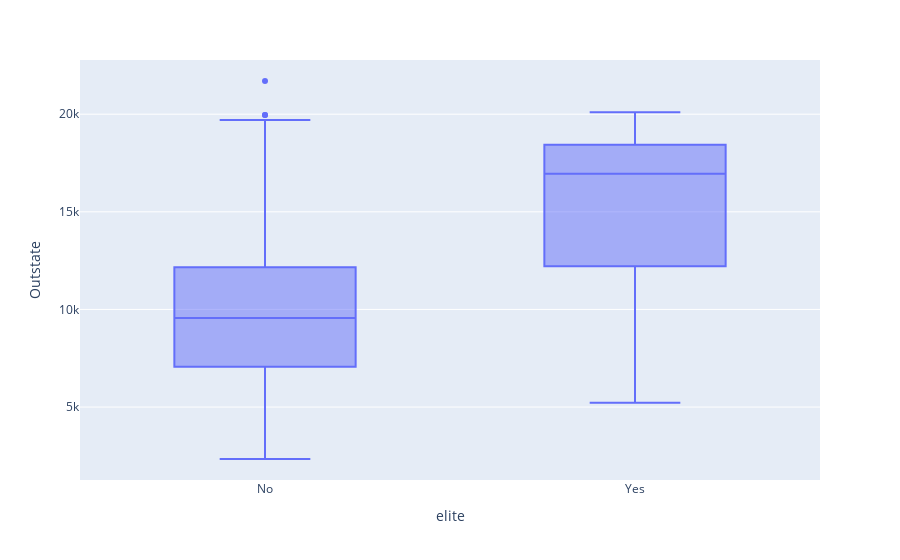

Source (notebook cell):
### Code cell
px.box(college_data, x="elite", y="Outstate")

### Figure 1 — Plotly figure (JSON) as saved in the notebook; plotly's stock layout.template omitted (floating-point values rounded to 4 significant figures; data arrays with more than 128 entries replaced by an {"elided": "..."} marker saying what was removed)
{"data": [{"alignmentgroup": "True", "hovertemplate": "elite=%{x}<br>Outstate=%{y}<extra></extra>", "legendgroup": "", "marker": {"color": "#636efa"}, "name": "", "notched": false, "offsetgroup": "", "orientation": "v", "showlegend": false, "type": "box", "x": {"elided": "777 str values"}, "x0": " ", "xaxis": "x", "y": {"elided": "777 int values"}, "y0": " ", "yaxis": "y"}], "layout": {"boxmode": "group", "legend": {"tracegroupgap": 0}, "margin": {"t": 60}, "xaxis": {"anchor": "y", "domain": [0, 1], "title": {"text": "elite"}}, "yaxis": {"anchor": "x", "domain": [0, 1], "title": {"text": "Outstate"}}}}
